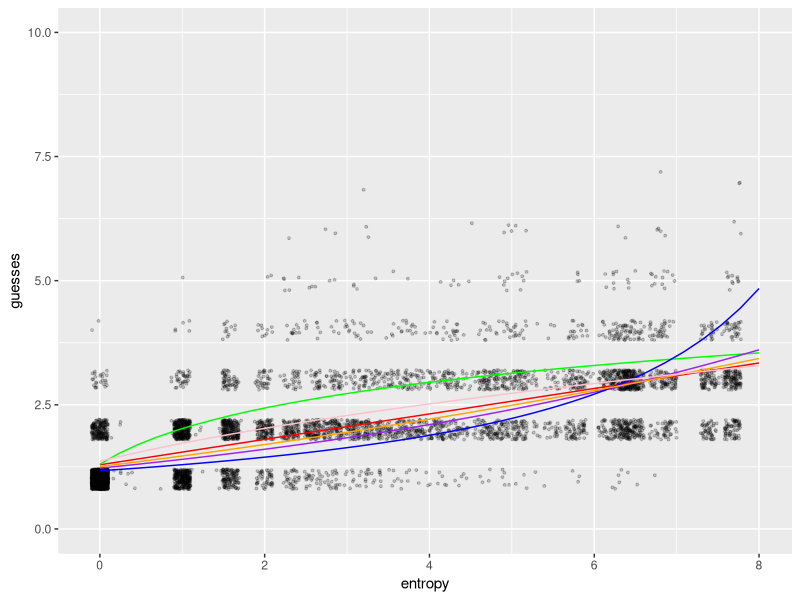

Source code (R):
#!/usr/bin/Rscript

data <- read.table('entropy.dat', col.names = c("entropy", "guesses"))

library(ggplot2)

lin <- glm(guesses ~ entropy, data = data)
exp <- glm(exp(guesses) ~ entropy, data = data)
log <- glm(log(guesses) ~ entropy, data = data)
inv <- glm((1/guesses) ~ entropy, data = data)
sqr <- glm(sqrt(guesses) ~ entropy, data = data)
pow <- glm(guesses ^ 2 ~ entropy, data = data)

print(lin)
print(exp)
print(log)
print(inv)
print(sqr)
print(pow)

p <- ggplot(data, aes(entropy, guesses)) + geom_jitter(alpha = 0.2, size = 0.7, width = 0.1, height = 0.2)
xs <- seq(0,8,length=36)
lin_pred <- predict(lin, newdata = data.frame(entropy = xs))
lin_pred <- data.frame(entropy = xs, guesses = lin_pred)
exp_pred <- predict(exp, newdata = data.frame(entropy = xs))
exp_pred <- log(exp_pred)
exp_pred <- data.frame(entropy = xs, guesses = exp_pred)
log_pred <- predict(log, newdata = data.frame(entropy = xs))
log_pred <- exp(log_pred)
log_pred <- data.frame(entropy = xs, guesses = log_pred)
inv_pred <- predict(inv, newdata = data.frame(entropy = xs))
inv_pred <- 1/inv_pred
inv_pred <- data.frame(entropy = xs, guesses = inv_pred)
sqr_pred <- predict(sqr, newdata = data.frame(entropy = xs))
sqr_pred <- sqr_pred ^ 2
sqr_pred <- data.frame(entropy = xs, guesses = sqr_pred)
pow_pred <- predict(pow, newdata = data.frame(entropy = xs))
pow_pred <- sqrt(pow_pred)
pow_pred <- data.frame(entropy = xs, guesses = pow_pred)
#also <- log(xs * 3.996 + 4.121)
#also <- data.frame(entropy = xs, guesses = also)
#print(pred)
p <- p + geom_line(data = lin_pred, aes(entropy, guesses), color = "red")
p <- p + geom_line(data = exp_pred, aes(entropy, guesses), color = "green")
p <- p + geom_line(data = log_pred, aes(entropy, guesses), color = "purple")
p <- p + geom_line(data = inv_pred, aes(entropy, guesses), color = "blue")
p <- p + geom_line(data = sqr_pred, aes(entropy, guesses), color = "orange")
p <- p + geom_line(data = pow_pred, aes(entropy, guesses), color = "pink")
p <- p + ylim(0, 10)
ggsave("plot.png", p)
